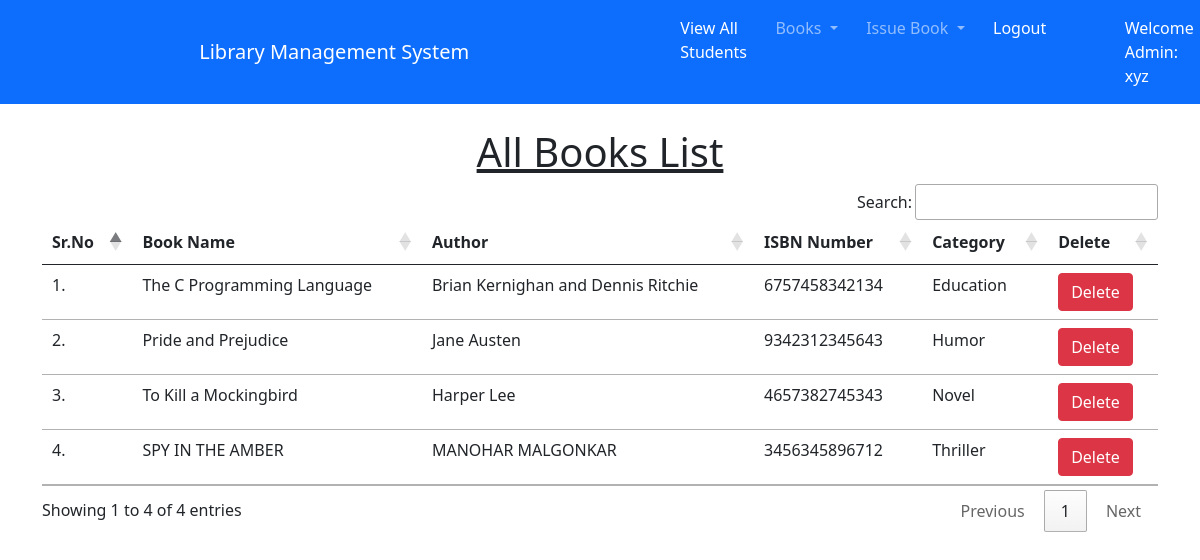
/view_books/ (signed in), run on the app's committed database.
### library/models.py (models this page shows, shortened)
class Book(models.Model):
    name = models.CharField(max_length=200)
    author = models.CharField(max_length=200)
    isbn = models.PositiveIntegerField()
    category = models.CharField(max_length=50)

### library/views.py (the view)
# urls.py: path("view_books/", views.view_books, name="view_books"),
@login_required(login_url = '/admin_login')
def view_books(request):
    books = Book.objects.all()
    return render(request, "view_books.html", {'books':books})

### library/templates/view_books.html (shortened to what this page needs)
{% extends 'admin_navbar.html' %}
{% load static %}
{% block body %}
<div class="container mt-4">
    <h1 class="text-center"><u>All Books List</u></h1>
    <table class="table table-hover" id="example">
        <thead>
            <tr>
                <th>Sr.No</th>
                <th>Book Name</th>
                <th>Author</th>
                <th>ISBN Number</th>
                <th>Category</th>
                <th>Delete</th>
            </tr>
        </thead>
        <tbody>
            {% for book in books %}
            <tr>
                <td>{{forloop.counter}}.</td>
                <td>{{book.name}}</td>
                <td>{{book.author}}</td>
                <td>{{book.isbn}}</td>
                <td>{{book.category}}</td>
                <td><a href="/delete_book/{{book.id}}/" class="btn btn-danger" onclick="return confirm('Are you sure you want to delete this book?')">Delete</a></td>
            </tr>
            {% endfor %}
        </tbody>
    </table>
    </div>
{% endblock %}

### library/templates/admin_navbar.html (shortened to what this page needs)
<!doctype html>
<html lang="en">
  <head>
    <link href="https://cdn.jsdelivr.net/npm/bootstrap@5.1.0/dist/css/bootstrap.min.css" rel="stylesheet">
    <link rel="stylesheet" href="https://cdn.datatables.net/1.10.25/css/jquery.dataTables.min.css">
    <link rel="stylesheet" href="https://cdn.datatables.net/buttons/1.7.1/css/buttons.dataTables.min.css">
  </head>
  <body>
    <nav class="navbar navbar-expand-lg navbar-dark bg-primary sticky-top">
        <div class="container-fluid">
          <a class="navbar-brand" href="#">Library Management System</a>
          <div class="collapse navbar-collapse" id="navbarSupportedContent">
            <ul class="navbar-nav me-auto mb-2 mb-lg-0">
              <li class="nav-item">
                <a class="nav-link active" aria-current="page" href="/view_students/">View All Students</a>
              </li>
              <li class="nav-item dropdown">
                <a class="nav-link dropdown-toggle" href="#" id="navbarDropdown" role="button" data-bs-toggle="dropdown" aria-expanded="false">
                  Books
                </a>
              </li>
              <li class="nav-item dropdown">
                <a class="nav-link dropdown-toggle" href="#" id="navbarDropdown" role="button" data-bs-toggle="dropdown" aria-expanded="false">
                  Issue Book
                </a>
              </li>
              <li class="nav-item">
                <a class="nav-link active" aria-current="page" href="/logout/">Logout</a>
              </li>
              <li class="nav-item">
                <a  class="nav-link active" href="#">Welcome Admin: {{request.user}}</a>
              </li>
            </ul>
          </div>
        </div>
      </nav>
      {% block body %}
      {% endblock %}
  </body>
</html>

### data on the page
Book: name "The C Programming Language", author "Brian Kernighan and Dennis Ritchie", isbn "6757458342134", category "Education"
Book: name "Pride and Prejudice", author "Jane Austen", isbn "9342312345643", category "Humor"
Book: name "To Kill a Mockingbird", author "Harper Lee", isbn "4657382745343", category "Novel"
Book: name "SPY IN THE AMBER", author "MANOHAR MALGONKAR", isbn "3456345896712", category "Thriller"

### other printed values
{{ request.user }} "xyz"
